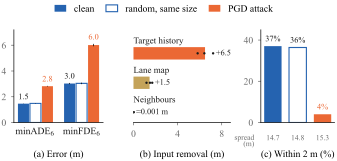

The script that saved this image:
"""Why the final model is easy to fool: error under attack, input removal, candidate coverage.

Run from the project root:
    python doc/report/figures/fragility.py

(a) minADE6 / minFDE6 clean, under same-size random noise and under PGD, and (c) candidate
coverage and spread, both from doc/poster/figures/summary.json (500 val samples, 3 seeds).
(b) minADE6 added when one input is removed, on the full val set (issue #22, per seed).
"""

import json
from pathlib import Path

import matplotlib
matplotlib.use("Agg")
import matplotlib.pyplot as plt
from matplotlib.patches import Patch
import numpy as np

HERE = Path(__file__).resolve().parent
SUMMARY = HERE.parents[1] / "poster/figures/summary.json"
WIDTH = 3.5  # IEEE \columnwidth in inches
CLEAN_C, ATTACK_C, LANE_C = "#2563b0", "#eb6834", "#c4a35a"
INK, MUTED, BASE, WHITE = "#1a1a1a", "#6b6b6b", "#b9b9b5", "#ffffff"

# Final model: minADE6 change when one input is removed, seeds 42 / 123 / 2026 (issue #22)
ABLATION = [("Target history", [7.223, 6.430, 5.819], ATTACK_C),
            ("Lane map", [1.181, 1.702, 1.495], LANE_C),
            ("Neighbours", [0.0, 0.0, 0.0], BASE)]

plt.rcParams.update({"font.family": "serif", "font.serif": ["Times New Roman", "Times", "STIXGeneral"],
                     "mathtext.fontset": "stix", "font.size": 7, "pdf.fonttype": 42,
                     "axes.spines.top": False, "axes.spines.right": False, "axes.linewidth": 0.5,
                     "xtick.major.width": 0.5, "ytick.major.width": 0.5, "xtick.major.size": 2,
                     "ytick.major.size": 2, "xtick.color": MUTED, "ytick.color": MUTED})


def bar_styles():
    return [dict(facecolor=CLEAN_C), dict(facecolor=WHITE, edgecolor=CLEAN_C, lw=0.8), dict(facecolor=ATTACK_C)]


def main():
    final = json.loads(SUMMARY.read_text())
    gru, modes = final["models"]["multimodal_map_gru"], final["modes_final"]

    fig, (ax_err, ax_abl, ax_cov) = plt.subplots(1, 3, figsize=(WIDTH, 1.45),
                                                 gridspec_kw={"width_ratios": [1.15, 1.25, 0.95], "wspace": 0.35})

    # (a) error: clean, random noise of the same size, PGD
    width = 0.26
    for j, metric in enumerate(("ade", "fde")):
        for i, (cond, style) in enumerate(zip(("clean", "random", "attacked"), bar_styles())):
            m, s = gru[metric][cond]["mean"], gru[metric][cond]["std"]
            ax_err.bar(j + (i - 1) * width, m, width * 0.92, yerr=s, error_kw=dict(lw=0.5, capsize=0), **style)
            if cond != "random":
                ax_err.text(j + (i - 1) * width, m + s + 0.2, f"{m:.1f}", ha="center", va="bottom", fontsize=6,
                            color=ATTACK_C if cond == "attacked" else INK)
    ax_err.set_xticks([0, 1], ["minADE$_6$", "minFDE$_6$"])
    ax_err.tick_params(axis="x", length=0, colors=INK)
    ax_err.set_ylim(0, 7.2); ax_err.set_yticks([0, 2, 4, 6])

    # (b) input removal: added minADE6 per seed (dots) and mean (bar)
    for i, (name, values, color) in enumerate(ABLATION):
        y = len(ABLATION) - 1 - i
        ax_abl.barh(y, np.mean(values), 0.42, color=color)
        ax_abl.scatter(values, [y] * 3, s=3, color=INK, zorder=3, lw=0)
        label = f"+{np.mean(values):.1f}" if np.mean(values) > 0 else "≈0.001 m"
        ax_abl.text(max(values) + 0.25, y, label, va="center", fontsize=6, color=INK)
        ax_abl.text(0, y + 0.27, name, va="bottom", fontsize=6.5, color=INK)
    ax_abl.set_yticks([]); ax_abl.set_ylim(-0.35, len(ABLATION) - 0.2)
    ax_abl.set_xlim(0, 8.8); ax_abl.set_xticks([0, 4, 8])
    ax_abl.spines["left"].set_visible(False)

    # (c) candidate coverage (share of samples with a candidate within 2 m at every step) and spread
    conditions = [("clean", modes["clean"]), ("random", modes["random"]), ("attacked", modes["attacked"]["ade"])]
    for i, ((cond, m), style) in enumerate(zip(conditions, bar_styles())):
        coverage = 100 * (1 - m["miss"]["mean"])
        ax_cov.bar(i, coverage, 0.7, **style)
        ax_cov.text(i, coverage + 1.5, f"{coverage:.0f}%", ha="center", va="bottom", fontsize=6,
                    color=ATTACK_C if cond == "attacked" else INK)
        ax_cov.text(i, -6, f"{m['spread']['mean']:.1f}", ha="center", va="top", fontsize=5.5, color=MUTED)
    ax_cov.text(-0.75, -6, "spread\n(m)", ha="right", va="top", fontsize=5.5, color=MUTED, linespacing=0.9)
    ax_cov.set_xticks([]); ax_cov.set_ylim(0, 45); ax_cov.set_yticks([0, 20, 40])

    fig.legend(handles=[Patch(label="clean", **bar_styles()[0]), Patch(label="random, same size", **bar_styles()[1]),
                        Patch(label="PGD attack", **bar_styles()[2])],
               loc="lower center", bbox_to_anchor=(0.5, 0.93), ncol=3, frameon=False,
               handlelength=1.2, handleheight=0.7, columnspacing=1.2)

    # Subfigure labels below the panels, in the caption font
    fig.subplots_adjust(left=0.07, right=0.99, top=0.88, bottom=0.24)
    fig.canvas.draw()
    renderer, to_fig = fig.canvas.get_renderer(), fig.transFigure.inverted()
    labels = {ax_err: "(a) Error (m)", ax_abl: "(b) Input removal (m)",
              ax_cov: "(c) Within 2 m (%)"}
    label_y = min(a.get_tightbbox(renderer).transformed(to_fig).y0 for a in labels) - 0.02
    for a, text in labels.items():
        box = a.get_position()
        fig.text((box.x0 + box.x1) / 2, label_y, text, ha="center", va="top", fontsize=7)

    fig.savefig(HERE / "fragility.pdf", facecolor=WHITE, bbox_inches="tight", pad_inches=0.01)


if __name__ == "__main__":
    main()
